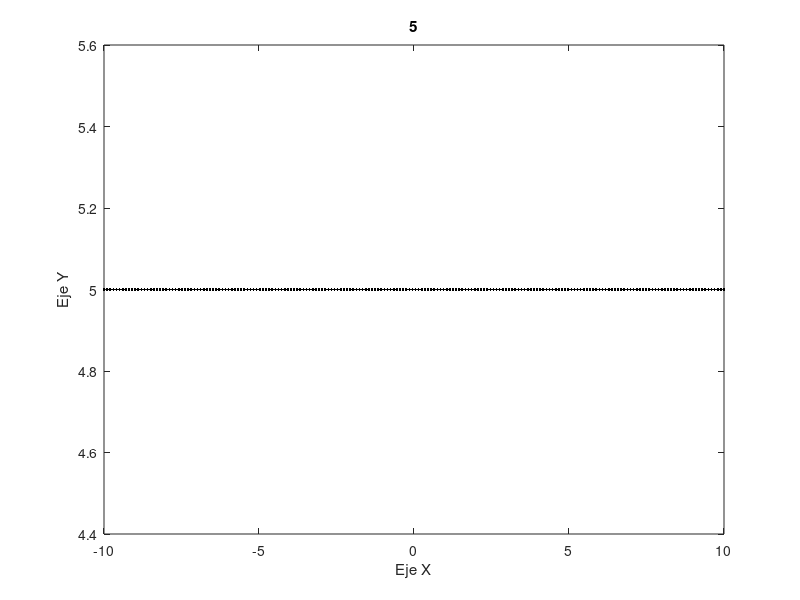

Reproduce this figure in MATLAB.
clear;
clc;
x = linspace(-10,10,200);
fun = input("Introduzca la funcion a graficar: ","S");
f = inline(fun);
y = f(x);
plot(x,y,"k");
xlabel("Eje X"),ylabel("Eje Y");
title(fun);
